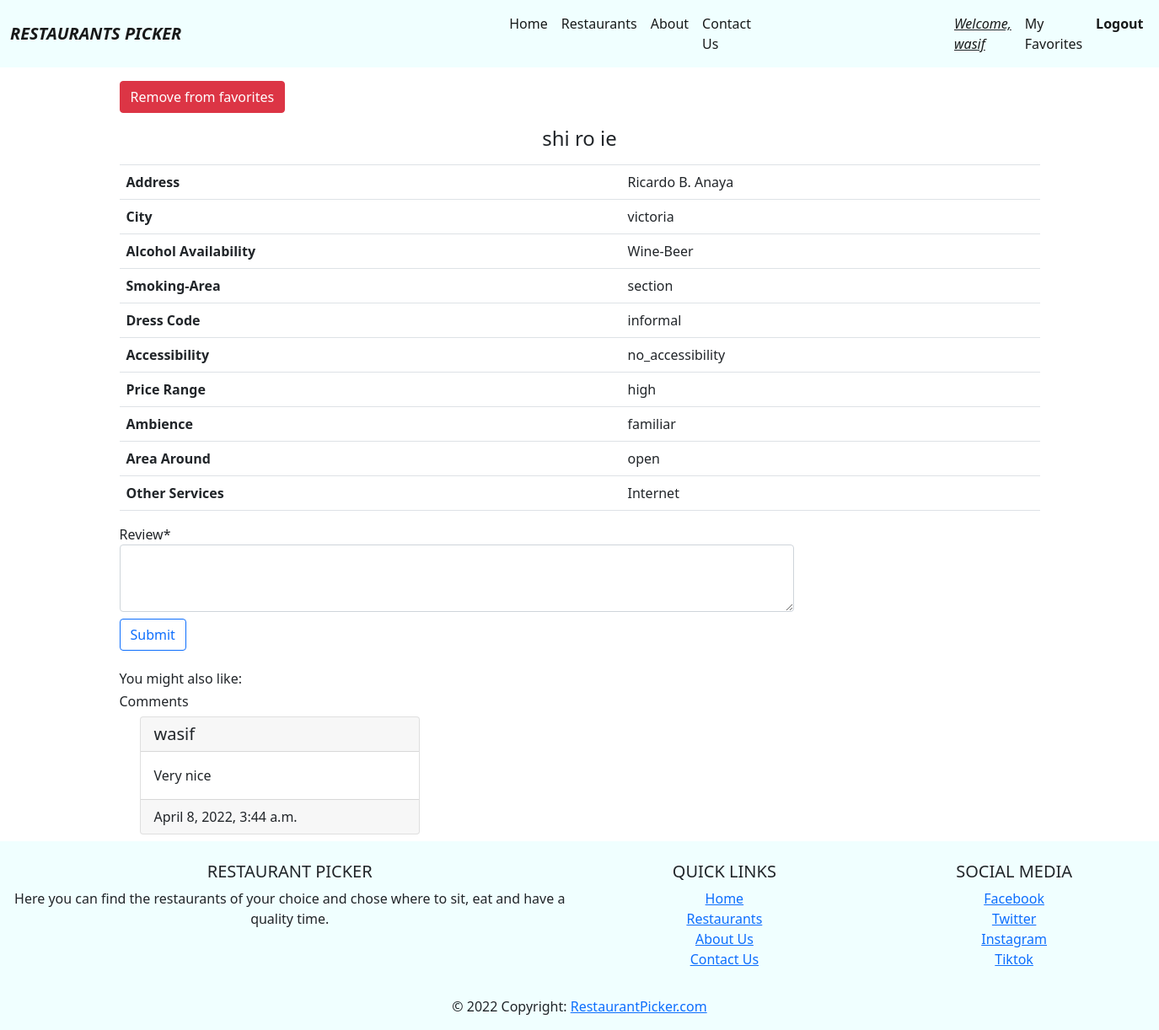
The page /restaurant/10 (signed in) on the database its author committed.
### restaurantApp/models.py (models this page shows, shortened)
class Restaurant(models.Model):
    name = models.CharField(max_length=100)
    address = models.CharField(max_length=100)
    city = models.CharField(max_length=50)
    alcohol = models.CharField(max_length=50,blank=True, null=True)
    smoking_area = models.CharField(max_length=50,blank=True, null=True)
    dresscode = models.CharField(max_length=50,blank=True, null=True)
    accessibility = models.CharField(max_length=50,blank=True, null=True)
    price = models.CharField(max_length=10)
    ambience = models.CharField(max_length=50,blank=True, null=True)
    area = models.CharField(max_length=50,blank=True, null=True)
    other_services = models.TextField(max_length=100,blank=True, null=True)
    favorite = models.ManyToManyField(User, related_name='favorite')

class Review(models.Model):
    review = models.TextField(max_length=200,blank=False, null=False)
    created_at = models.DateTimeField(auto_now=True)
    restaurant = models.ForeignKey(
        Restaurant, on_delete=models.CASCADE, related_name='restaurant')
    user = models.ForeignKey(
        User, on_delete=models.CASCADE, related_name='user')

### restaurantApp/views.py (the view, shortened to what this page needs)
# urls.py: path('restaurant/<int:id>',views.get_restaurant_info),
def  get_restaurant_info(request, id):
    if not request.user.is_authenticated:
        return redirect('/signin')
    try:
        review_form = ReviewForm()
        restaurant = Restaurant.objects.get(id=id)
        reviews = Review.objects.filter(restaurant=restaurant).order_by('-created_at')[0:4]
        context = {
                'is_favorite': False
        }
        restaurant_ids = get_recommendation_for_restaurant(id)
        recommended_restaurants = Restaurant.objects.filter(id__in=restaurant_ids)
        if restaurant.favorite.filter(pk=request.user.pk).exists():
            context['is_favorite'] = True
        return render(request,"restaurant.html",{'restaurant':restaurant,'context':context,'reviews':reviews,'review_form':review_form,'recommended_restaurants':recommended_restaurants})
    except Restaurant.DoesNotExist:
        return render(request,'404.html')

### restaurantApp/forms.py
class ReviewForm(forms.ModelForm):
    class Meta:
        model = Review
        fields = ['review']

### restaurantApp/ml.py (called while the page is built)
def combined_features(row):
    return row['address']+" "+row['city'] + " " +row['alcohol']+" " +row['smoking_area']+" "+row['dresscode']+" "+row['price']+" "+row['ambience']+" "+row['area']+" "+row['other_services']

def get_index_from_id(df, id):
    return df[df.id == id].index.values[0]

### template/restaurant.html (shortened to what this page needs)
<!DOCTYPE html>
<html lang="en">
<head>
</head>
<body>
    {% extends 'base.html' %}
    {% load crispy_forms_tags %}
    {%block content%}
    <div class="container-fluid mt-3 mb-2">
        {% if not context.is_favorite %}
        <div>
            <a class="btn btn-success" href="/add_to_favorite/{{restaurant.id}}">Add to favorites</a>
        </div>
        {% else %}
        <div>
            <a class="btn btn-danger" href="/remove_from_favorites/{{restaurant.id}}">Remove from favorites</a>
        </div>
        {% endif %}
    </div>
    <div class="container-fluid mt-2">
        <table class="table table-hover">
            <tr>
                <td align="center" colspan="2"><h4>{{restaurant.name}}</h4></td>
            </tr>
            <tr>
                <th>Address</th>
                <td>{{restaurant.address}}</td>
            </tr>
            <tr>
                <th>City</th>
                <td>{{restaurant.city}}</td>
            </tr>
            <tr>
                <th>Alcohol Availability</th>
                <td>{{restaurant.alcohol}}</td>
            </tr>
            <tr>
                <th>Smoking-Area</th>
                <td>{{restaurant.smoking_area}}</td>
            </tr>
            <tr>
                <th>Dress Code</th>
                <td>{{restaurant.dresscode}}</td>
            </tr>
            <tr>
                <th>Accessibility</th>
                <td>{{restaurant.accessibility}}</td>
            </tr>
            <tr>
                <th>Price Range</th>
                <td>{{restaurant.price}}</td>
            </tr>
            <tr>
                <th>Ambience</th>
                <td>{{restaurant.ambience}}</td>
            </tr>
            <tr>
                <th>Area Around</th>
                <td>{{restaurant.area}}</td>
            </tr>
            <tr>
                <th>Other Services</th>
                <td>{{restaurant.other_services}}</td>
            </tr>
        </table>
    </div>
    <div class="container-fluid mt-3 mb-4">
        <form action="/restaurant/{{restaurant.id}}" method="POST">
            {{ review_form|crispy }}
        <input class="btn btn-outline-primary mt-2" type="submit" value="Submit" />
        </form>
    </div>
        <div class="container-fluid">
           <h6>You might also like:</h6>
        </div>
    <div class="container-fluid my-2">
        <h6>Comments</h6>
        <div class="container">
            {% for review in reviews %}
            <div class="container-fluid mt-2">
                <div class="row">
                    <div class="col-md-4">
                        <div class="card">
                            <h5 class="card-header">
                                {{review.user.username}}
                            </h5>
                            <div class="card-body">
                                <p class="card-text">
                                    {{review.review}}
                                </p>
                            </div>
                            <div class="card-footer">
                                {{review.created_at}}
                            </div>
                        </div>
                    </div>
                </div>
            </div>
            {% endfor %}
        </div>
    </div>
    {% endblock %}

### template/base.html (shortened to what this page needs)
{% load static %}
<!DOCTYPE html>
<html lang="en">
<head>
    <link rel="stylesheet" href="{% static 'css/style.css' %}" >
    <link rel="stylesheet" href="{% static 'css/bootstrap.min.css' %}" >
</head>
<body>
    <nav class="navbar navbar-expand-lg navbar-light">
        <div class="container-fluid">
          <strong><i><a class="navbar-brand" href="/index">RESTAURANTS PICKER</a></i></strong>
          <div class="collapse navbar-collapse" id="navbarNav">
            <ul class="navbar-nav">
              <li class="nav-item">
                <a class="nav-link active" aria-current="page" href="/index">Home</a>
              </li>
              <li class="nav-item">
                <a class="nav-link active" href="/restaurants/page/1">Restaurants</a>
              </li>
              <li class="nav-item">
                <a class="nav-link active" href="#">About</a>
              </li>
              <li class="nav-item">
                <a class="nav-link active" href="#">Contact Us</a>
              </li>
              {% if request.user.is_authenticated %}
              <li class="nav-item" style="margin-left: 225px;">
                <i><u> <a class="nav-link active">Welcome, {{ request.user.username }}</a></u></i>
               </li>
              <li class="nav-item">
               <a href="/user_favorites" class="nav-link active">My Favorites</a>
              </li>
              <li class="nav-item">
                <strong> <a class="nav-link active" href="/signout">Logout</a></strong>
               </li>
              {% endif %}
            </ul>
          </div>
        </div>
      </nav>
    <div class="container">
        {% block content %}
        {% endblock %}
    </div>
<footer class="page-footer font-small blue pt-4">
  <div class="container-fluid text-center text-md-left">
    <div class="row">
      <div class="col-md-6 mt-md-0 mt-3">
        <h5 class="text-uppercase">Restaurant Picker</h5>
        <p>Here you can find the restaurants of your choice and chose where to sit, eat and have a quality time.</p>
      </div>
      <div class="col-md-3 mb-md-0 mb-3">
        <h5 class="text-uppercase">Quick Links</h5>
        <ul class="list-unstyled">
          <li>
            <a href="/index">Home</a>
          </li>
          <li>
            <a href="/restaurants/page/1">Restaurants</a>
          </li>
          <li>
            <a href="#!">About Us</a>
          </li>
          <li>
            <a href="#!">Contact Us</a>
          </li>
        </ul>
      </div>
      <div class="col-md-3 mb-md-0 mb-3 social">
        <h5 class="text-uppercase">Social Media</h5>
        <ul class="list-unstyled" >
          <li>
            <a href="#!">Facebook</a>
          </li>
          <li>
            <a href="#!">Twitter</a>
          </li>
          <li>
            <a href="#!">Instagram</a>
          </li>
          <li>
            <a href="#!">Tiktok</a>
          </li>
        </ul>
      </div>
    </div>
  </div>
  <div class="footer-copyright text-center py-3">© 2022 Copyright:
    <a href="/"> RestaurantPicker.com</a>
  </div>
</footer>
</body>
</html>

### static/css/style.css (style rules this page uses)
#navbarNav { margin-left: 365px; }
.navbar { background-color: azure; }
footer { background-color: azure; margin: 0px !important; }
#div_id_review { margin-right: 300px; }
#id_review { height: 5em; width: 50em; }

### rows shown on the page
Restaurant: name "shi ro ie", address "Ricardo B. Anaya", city "victoria", alcohol "Wine-Beer", smoking_area "section", dresscode "informal", accessibility "no_accessibility", price "high", ambience "familiar", area "open", other_services "Internet"
Review: user.username "wasif", review "Very nice", created_at "April 8, 2022, 3:44 a.m."

### other values the page prints
{{ request.user.username }} "wasif"
